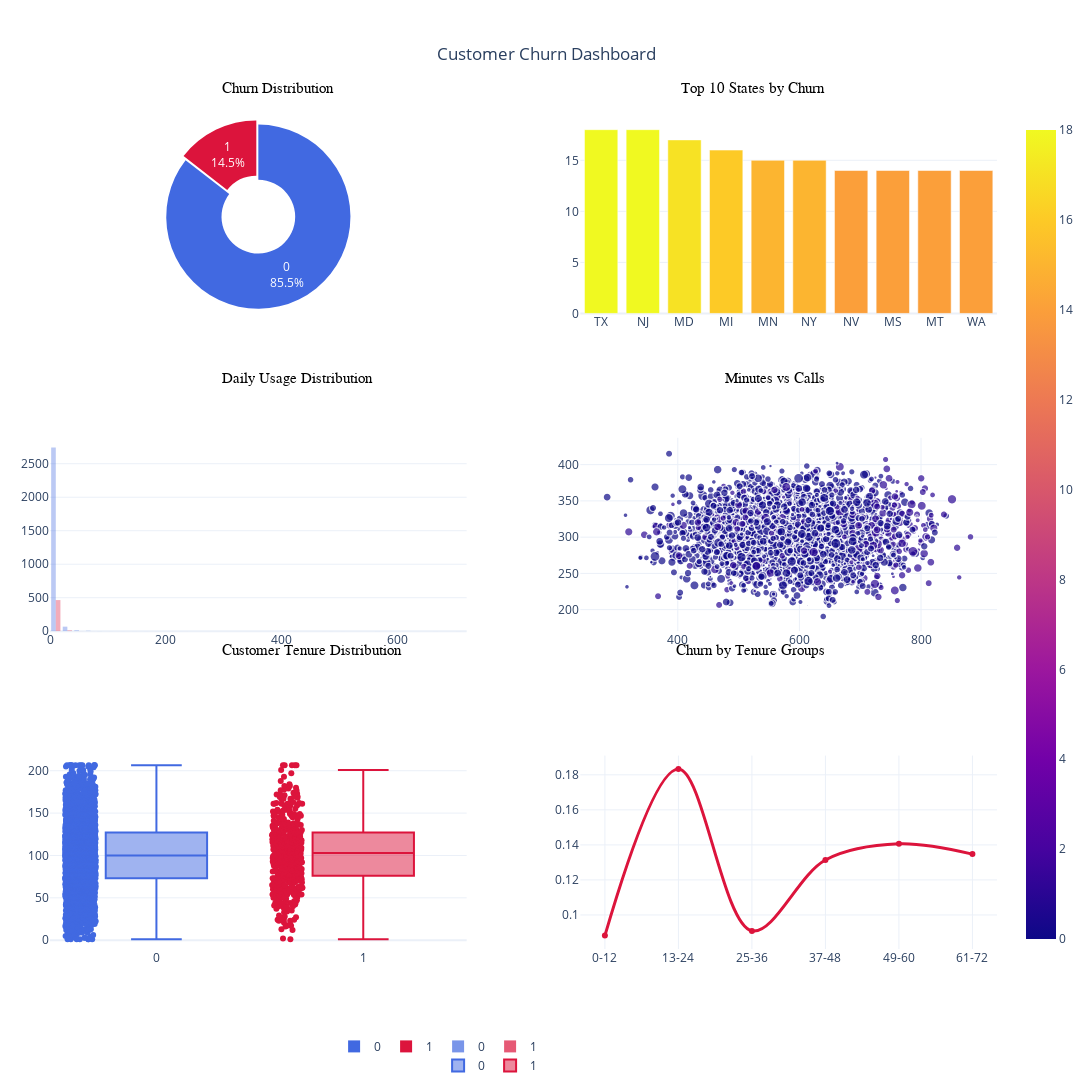

The code cell stored with this chart in its notebook:
### Markdown cell above
# -------------------------------------
# 3.2.dashboard
# -------------------------------------

### Code cell
import plotly.express as px
from plotly.subplots import make_subplots
import plotly.graph_objects as go


# Color scheme
colors = {False: "royalblue", True: "crimson"}

# 1. Pie chart: Churn distribution
fig_pie = px.pie(
    df, names="Churn", color="Churn",
    color_discrete_map=colors, hole=0.4
)
fig_pie.update_traces(textinfo="percent+label", pull=[0, 0.05])

# 2. Bar chart: Top 10 states
state_cols = [col for col in df.columns if col.startswith("State_")]
df_states = df[state_cols + ["Churn"]].copy()
df_states["State"] = df_states[state_cols].idxmax(axis=1).str.replace("State_", "")
churn_by_state = df_states[df_states["Churn"] == True]["State"].value_counts().nlargest(10)
fig_bar = px.bar(
    churn_by_state, x=churn_by_state.index, y=churn_by_state.values,
    labels={"x": "State", "y": "Churned Customers"},
    color=churn_by_state.values, color_continuous_scale="Reds"
)
fig_bar.update_layout(xaxis_tickangle=-45)

# 3. Histogram: Daily usage
fig_hist = px.histogram(
    df, x="average daily usage", color="Churn", nbins=40, barmode="overlay",
    color_discrete_map=colors
)
fig_hist.update_traces(opacity=0.7)

# 4. Scatter: Minutes vs Calls
fig_scatter = px.scatter(
    df, x="Total_Minutes", y="Total_Calls", color="Churn",
    color_discrete_map=colors, hover_data=["Customer tenure"],
    size="Customer tenure", size_max=10
)

# 5. Boxplot: Tenure
fig_box = px.box(
    df, x="Churn", y="Customer tenure", color="Churn",
    color_discrete_map=colors, points="all"
)

# 6. Line chart: Tenure groups
df["Tenure_Group"] = pd.cut(df["Customer tenure"], bins=[0,12,24,36,48,60,72],
                            labels=["0-12","13-24","25-36","37-48","49-60","61-72"])
churn_by_tenure = df.groupby("Tenure_Group")["Churn"].mean().reset_index()
fig_line = px.line(
    churn_by_tenure, x="Tenure_Group", y="Churn", markers=True,
    line_shape="spline"
)
fig_line.update_traces(line=dict(width=3, color="crimson"))

# --- Combine into dashboard ---
dashboard = make_subplots(
    rows=3, cols=2,
    specs=[
        [{"type": "domain"}, {"type": "xy"}],
        [{"type": "xy"}, {"type": "xy"}],
        [{"type": "xy"}, {"type": "xy"}]
    ],
    horizontal_spacing=0.12,
    vertical_spacing=0.15
)

# Add each figure
for trace in fig_pie.data:
    dashboard.add_trace(trace, row=1, col=1)
for trace in fig_bar.data:
    dashboard.add_trace(trace, row=1, col=2)
for trace in fig_hist.data:
    dashboard.add_trace(trace, row=2, col=1)
for trace in fig_scatter.data:
    dashboard.add_trace(trace, row=2, col=2)
for trace in fig_box.data:
    dashboard.add_trace(trace, row=3, col=1)
for trace in fig_line.data:
    dashboard.add_trace(trace, row=3, col=2)

# --- Add subplot titles as annotations (graph names) ---
titles = [
    "Churn Distribution", "Top 10 States by Churn",
    "Daily Usage Distribution", "Minutes vs Calls",
    "Customer Tenure Distribution", "Churn by Tenure Groups"
]

# Adjusted positions (slightly higher than plots)
positions = [
    (0.18, 1.05), (0.82, 1.05),   # Row 1
    (0.18, 0.70), (0.82, 0.70),   # Row 2
    (0.18, 0.36), (0.82, 0.36)    # Row 3
]

for title, (x, y) in zip(titles, positions):
    dashboard.add_annotation(
        text=title,
        x=x, y=y,
        xref="paper", yref="paper",
        showarrow=False,
        font=dict(size=15, family="Arial", color="black"),
        align="center"
    )

# --- Final layout polish ---
dashboard.update_layout(
    height=1400, width=1200,
    title_text="Customer Churn Dashboard",
    title_x=0.5,
    template="plotly_white",
    legend=dict(orientation="h", y=-0.1, x=0.3),
    margin=dict(l=50, r=50, t=120, b=50)
)

dashboard.show()

# Ensure the output directory exists
output_dir = "../visualizations/interactive"
os.makedirs(output_dir, exist_ok=True)

# Save the dashboard
dashboard.write_html(os.path.join(output_dir, "churn_dashboard.html"))

### Figure 1 — Plotly figure (JSON) as saved in the notebook; plotly's stock layout.template omitted (floating-point values rounded to 4 significant figures; data arrays with more than 128 entries replaced by an {"elided": "..."} marker saying what was removed)
{"data": [{"customdata": {"elided": "3333x1 int values"}, "domain": {"x": [0, 0.44], "y": [0.7667, 1.0]}, "hole": 0.4, "hovertemplate": "Churn=%{customdata[0]}<extra></extra>", "labels": {"elided": "3333 int values"}, "legendgroup": "", "marker": {"colors": {"elided": "3333 str values"}}, "name": "", "pull": [0, 0.05], "showlegend": true, "textinfo": "percent+label", "type": "pie"}, {"alignmentgroup": "True", "hovertemplate": "State=%{x}<br>Churned Customers=%{y}<br>color=%{marker.color}<extra></extra>", "legendgroup": "", "marker": {"color": [18, 18, 17, 16, 15, 15, 14, 14, 14, 14], "coloraxis": "coloraxis", "pattern": {"shape": ""}}, "name": "", "offsetgroup": "", "orientation": "v", "showlegend": false, "textposition": "auto", "type": "bar", "x": ["TX", "NJ", "MD", "MI", "MN", "NY", "NV", "MS", "MT", "WA"], "xaxis": "x", "y": [18, 18, 17, 16, 15, 15, 14, 14, 14, 14], "yaxis": "y"}, {"alignmentgroup": "True", "bingroup": "x", "hovertemplate": "Churn=0<br>average daily usage=%{x}<br>count=%{y}<extra></extra>", "legendgroup": "0", "marker": {"color": "royalblue", "opacity": 0.5, "pattern": {"shape": ""}}, "name": "0", "nbinsx": 40, "offsetgroup": "0", "opacity": 0.7, "orientation": "v", "showlegend": true, "type": "histogram", "x": {"elided": "2850 float values"}, "xaxis": "x2", "yaxis": "y2"}, {"alignmentgroup": "True", "bingroup": "x", "hovertemplate": "Churn=1<br>average daily usage=%{x}<br>count=%{y}<extra></extra>", "legendgroup": "1", "marker": {"color": "crimson", "opacity": 0.5, "pattern": {"shape": ""}}, "name": "1", "nbinsx": 40, "offsetgroup": "1", "opacity": 0.7, "orientation": "v", "showlegend": true, "type": "histogram", "x": {"elided": "483 float values"}, "xaxis": "x2", "yaxis": "y2"}, {"customdata": {"elided": "3333x1 float values"}, "hovertemplate": "Total_Minutes=%{x}<br>Total_Calls=%{y}<br>Customer tenure=%{customdata[0]}<br>Churn=%{marker.color}<extra></extra>", "legendgroup": "", "marker": {"color": {"elided": "3333 int values"}, "coloraxis": "coloraxis", "size": {"elided": "3333 float values"}, "sizemode": "area", "sizeref": 2.065, "symbol": "circle"}, "mode": "markers", "name": "", "showlegend": false, "type": "scattergl", "x": {"elided": "3333 float values"}, "xaxis": "x3", "y": {"elided": "3333 int values"}, "yaxis": "y3"}, {"alignmentgroup": "True", "boxpoints": "all", "hovertemplate": "Churn=%{x}<br>Customer tenure=%{y}<extra></extra>", "legendgroup": "0", "marker": {"color": "royalblue"}, "name": "0", "notched": false, "offsetgroup": "0", "orientation": "v", "showlegend": true, "type": "box", "x": {"elided": "2850 int values"}, "x0": " ", "xaxis": "x4", "y": {"elided": "2850 float values"}, "y0": " ", "yaxis": "y4"}, {"alignmentgroup": "True", "boxpoints": "all", "hovertemplate": "Churn=%{x}<br>Customer tenure=%{y}<extra></extra>", "legendgroup": "1", "marker": {"color": "crimson"}, "name": "1", "notched": false, "offsetgroup": "1", "orientation": "v", "showlegend": true, "type": "box", "x": {"elided": "483 int values"}, "x0": " ", "xaxis": "x4", "y": {"elided": "483 float values"}, "y0": " ", "yaxis": "y4"}, {"hovertemplate": "Tenure_Group=%{x}<br>Churn=%{y}<extra></extra>", "legendgroup": "", "line": {"color": "crimson", "dash": "solid", "shape": "spline", "width": 3}, "marker": {"symbol": "circle"}, "mode": "lines+markers", "name": "", "orientation": "v", "showlegend": false, "type": "scatter", "x": ["0-12", "13-24", "25-36", "37-48", "49-60", "61-72"], "xaxis": "x5", "y": [0.08824, 0.1833, 0.09091, 0.1314, 0.1406, 0.1348], "yaxis": "y5"}], "layout": {"annotations": [{"align": "center", "font": {"color": "black", "family": "Arial", "size": 15}, "showarrow": false, "text": "Churn Distribution", "x": 0.18, "xref": "paper", "y": 1.05, "yref": "paper"}, {"align": "center", "font": {"color": "black", "family": "Arial", "size": 15}, "showarrow": false, "text": "Top 10 States by Churn", "x": 0.82, "xref": "paper", "y": 1.05, "yref": "paper"}, {"align": "center", "font": {"color": "black", "family": "Arial", "size": 15}, "showarrow": false, "text": "Daily Usage Distribution", "x": 0.18, "xref": "paper", "y": 0.7, "yref": "paper"}, {"align": "center", "font": {"color": "black", "family": "Arial", "size": 15}, "showarrow": false, "text": "Minutes vs Calls", "x": 0.82, "xref": "paper", "y": 0.7, "yref": "paper"}, {"align": "center", "font": {"color": "black", "family": "Arial", "size": 15}, "showarrow": false, "text": "Customer Tenure Distribution", "x": 0.18, "xref": "paper", "y": 0.36, "yref": "paper"}, {"align": "center", "font": {"color": "black", "family": "Arial", "size": 15}, "showarrow": false, "text": "Churn by Tenure Groups", "x": 0.82, "xref": "paper", "y": 0.36, "yref": "paper"}], "height": 1400, "legend": {"orientation": "h", "x": 0.3, "y": -0.1}, "margin": {"b": 50, "l": 50, "r": 50, "t": 120}, "title": {"text": "Customer Churn Dashboard", "x": 0.5}, "width": 1200, "xaxis": {"anchor": "y", "domain": [0.56, 1]}, "xaxis2": {"anchor": "y2", "domain": [0, 0.44]}, "xaxis3": {"anchor": "y3", "domain": [0.56, 1]}, "xaxis4": {"anchor": "y4", "domain": [0, 0.44]}, "xaxis5": {"anchor": "y5", "domain": [0.56, 1]}, "yaxis": {"anchor": "x", "domain": [0.7667, 1.0]}, "yaxis2": {"anchor": "x2", "domain": [0.3833, 0.6167]}, "yaxis3": {"anchor": "x3", "domain": [0.3833, 0.6167]}, "yaxis4": {"anchor": "x4", "domain": [0, 0.2333]}, "yaxis5": {"anchor": "x5", "domain": [0, 0.2333]}}}
